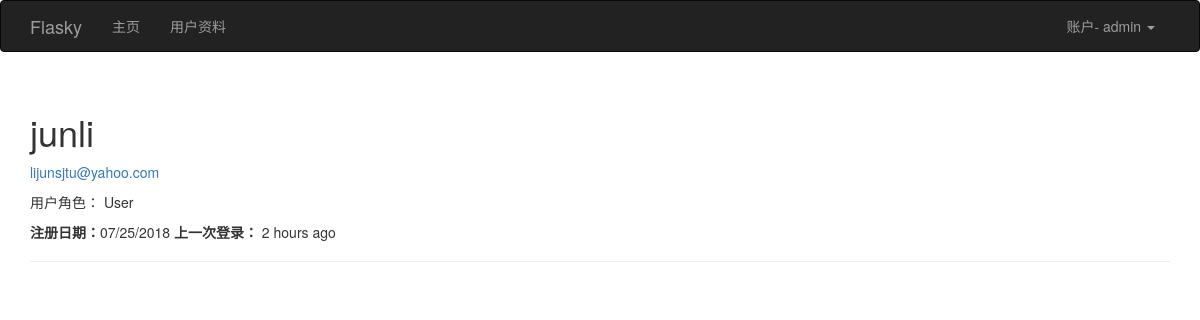
/user/junli (signed in), run on the app's committed database.
### app/models.py (models this page shows, shortened)
class User(UserMixin, db.Model):
    __tablename__ = 'users'
    id = db.Column(db.Integer, primary_key=True)
    username = db.Column(db.String(64), unique=True, index=True)
    email = db.Column(db.String(64), unique=True,index=True)
    role_id = db.Column(db.Integer, db.ForeignKey('roles.id'))
    password_hash = db.Column(db.String(128))
    confirmed = db.Column(db.Boolean, default= False)
    name = db.Column(db.String(64))
    location = db.Column(db.String(128))
    about_me = db.Column(db.Text())
    member_since = db.Column(db.DateTime(), default=datetime.utcnow)
    last_seen = db.Column(db.DateTime(), default=datetime.utcnow)
    @property
    def password(self):
        raise AttributeError('password is not a readable attribute')
    def can(self, permission):
        return self.role is not None and self.role.permissions & permission == permission
    def is_administrator(self):
        return self.can(Permission.ADMINISTER)
    def ping(self):
        self.last_seen = datetime.utcnow()
        db.session.add(self)

class Role(db.Model):
    __tablename__='roles'
    id = db.Column(db.Integer, primary_key=True)
    name = db.Column(db.String(64), unique=True)
    default = db.Column(db.Boolean, default=False, index=True)
    permissions = db.Column(db.Integer)
    users = db.relationship('User', backref='role', lazy='dynamic')

### app/main/views.py (the view)
@main.route('/user/<username>')
def user(username):
    user = User.query.filter_by(username= username).first()
    if user is None:
        abort(404)
    return render_template('user.html', user = user)

### app/auth/views.py (called while the page is built)
@auth.before_app_request
def before_request():
    if current_user.is_authenticated:
        current_user.ping()
        if not current_user.confirmed and request.endpoint[:5] != 'auth.':
            return redirect(url_for('auth.unconfirmed'))

### app/models.py (called while the page is built)
@login_manager.user_loader
def load_user(user_id):
    return User.query.get(int(user_id))

### app/templates/user.html (shortened to what this page needs)
{%  extends "base.html" %}
{%  import "bootstrap/wtf.html" as wtf %}
{% block page_content %}
    <div class="page-header">
        <h1>  {{ user.username }} </h1>
        {%  if current_user.is_administrator() %}
           <p> <a href="mailto: {{ user.email }} ">{{ user.email }}</a></p>
            <p> 用户角色：  {{ user.role.name }}</p>
        {% endif %}
     <p>
         <b>注册日期：</b>{{ moment(user.member_since).format('L') }}
         <b>上一次登录：</b> {{ moment(user.last_seen).fromNow(refresh=True) }}
     </p>
    </div>
{% endblock %}

### app/templates/base.html (shortened to what this page needs)
{% extends "bootstrap/base.html" %}
{% block head %}
{{ super() }}
{% endblock %}
{% block navbar %}
<div class="navbar navbar-inverse" role="navigation">
    <div class="container">
        <div class="navbar-header">
            <a class="navbar-brand" href="{{ url_for('main.index') }}">Flasky</a>
        </div>
        <div class="navbar-collapse collapse">
            <ul class="nav navbar-nav">
                <li><a href="{{ url_for('main.index') }}">主页</a></li>
                {%  if current_user.is_authenticated %}
                    <li><a href="{{  url_for('main.user', username=current_user.username) }}">用户资料</a></li>
                {%  endif %}
            </ul>
            <ul class="nav navbar-nav navbar-right">
                {% if current_user.is_authenticated %}
                <li class="dropdown">
                <a href="#" class="dropdown-toggle" data-toggle="dropdown">账户- {{ current_user.username }} <b class="caret"></b></a>
                </li>
                {% else %}
                <li><a href="{{ url_for('auth.login') }}">登录</a></li>
                {% endif %}
            </ul>
        </div>
    </div>
</div>
{% endblock %}
{% block content %}
<div class="container">
    {% block page_content %}{% endblock %}
</div>
{% endblock %}

### data on the page
User: username "admin"
User: username "junli", email "lijunsjtu@yahoo.com", member_since "07/25/2018", last_seen "2 hours ago"
Role: role.name "User"
